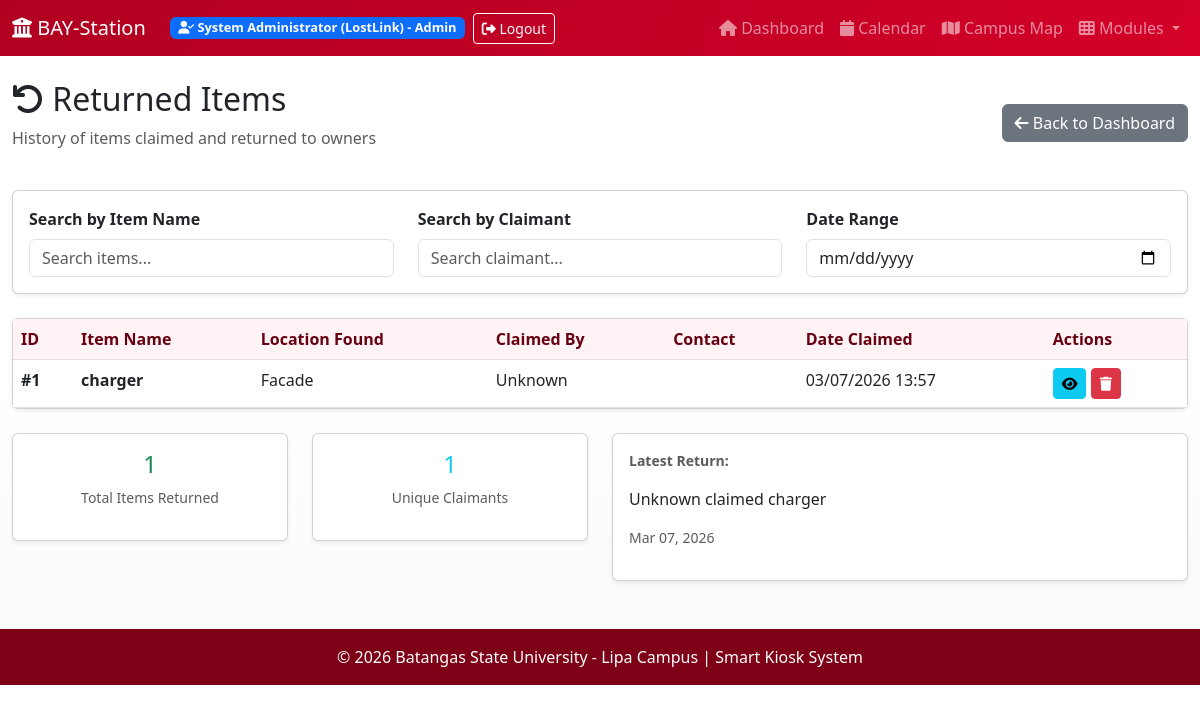
/lostlink/admin/returns (signed in), run on the app's committed database.
### blueprints/lostlink_bp.py (models this page shows)
class Return(db.Model):
    __bind_key__ = 'lostlink'
    __tablename__ = 'returns'
    id = db.Column(db.Integer, primary_key=True)
    item_id = db.Column(db.Integer, db.ForeignKey('reports.id', ondelete='CASCADE'), nullable=False)
    item_name = db.Column(db.String(255), nullable=False)
    place_found = db.Column(db.String(255), nullable=False)
    photo = db.Column(db.String(255), nullable=False)
    description = db.Column(db.String(255), nullable=False)
    claimed_by = db.Column(db.String(255), nullable=False)
    email = db.Column(db.String(255), nullable=False)
    contact = db.Column(db.String(50), nullable=False)
    timestamp_claimed = db.Column(db.DateTime, default=datetime.now)

### blueprints/lostlink_bp.py (the view)
@lostlink_bp.route('/admin/returns')
def admin_returns():
    if 'lostlink_admin_id' not in session:
        flash('Please login first', 'danger')
        return redirect(url_for('lostlink.admin_login'))
    returns = db.session.query(Return).order_by(Return.timestamp_claimed.desc()).all()
    return render_template('lostlink/admin_returns.html', returns=returns, admin_name=session.get('lostlink_admin_name'), title='Returned Items')

### app.py (called while the page is built, shortened)
@app.context_processor
def inject_user_status():
    user_status = {
        'is_logged_in': False,
        'user_name': None,
        'user_module': None,
        'is_admin': False,
        'is_guest': True
    }
    if 'lostlink_admin_id' in session:
        user_status['is_logged_in'] = True
        user_status['is_guest'] = False
        user_status['user_name'] = session.get('lostlink_admin_name', 'Admin')
        user_status['user_module'] = 'LostLink'
        user_status['is_admin'] = True
        return {'user_status': user_status}

### blueprints/lostlink_bp.py (called while the page is built)
def render_template(template_name, **context):
    try:
        return flask_render_template(template_name, **context)
    except TemplateNotFound:
        fallback_context = {'title': context.get('title', 'LostLink Module')}
        return flask_render_template('module_lostlink.html', **fallback_context)

### templates/lostlink/admin_returns.html (shortened to what this page needs)
{% extends "base.html" %}
{% block content %}
<div class="container-fluid mt-4">
    <div class="row mb-4">
        <div class="col-12 d-flex justify-content-between align-items-center">
            <div>
                <h2><i class="fas fa-undo"></i> Returned Items</h2>
                <p class="text-muted">History of items claimed and returned to owners</p>
            </div>
            <a href="/lostlink/admin/dashboard" class="btn btn-secondary">
                <i class="fas fa-arrow-left"></i> Back to Dashboard
            </a>
        </div>
    </div>
    <div class="card mb-4 shadow-sm">
        <div class="card-body">
            <div class="row">
                <div class="col-md-4">
                    <label class="form-label"><strong>Search by Item Name</strong></label>
                    <input type="text" id="searchInput" class="form-control" placeholder="Search items...">
                </div>
                <div class="col-md-4">
                    <label class="form-label"><strong>Search by Claimant</strong></label>
                    <input type="text" id="filterClaimant" class="form-control" placeholder="Search claimant...">
                </div>
                <div class="col-md-4">
                    <label class="form-label"><strong>Date Range</strong></label>
                    <input type="date" id="filterDate" class="form-control">
                </div>
            </div>
        </div>
    </div>
    <div class="card shadow-sm">
        {% if returns %}
        <div class="table-responsive">
            <table class="table table-hover mb-0" id="returnsTable">
                <thead class="table-light">
                    <tr>
                        <th>ID</th>
                        <th>Item Name</th>
                        <th>Location Found</th>
                        <th>Claimed By</th>
                        <th>Contact</th>
                        <th>Date Claimed</th>
                        <th>Actions</th>
                    </tr>
                </thead>
                <tbody>
                    {% for returned in returns %}
                    <tr class="return-row"
                        data-item="{{ returned.item_name.lower() }}"
                        data-claimant="{{ returned.claimed_by.lower() }}"
                        data-date="{{ returned.timestamp_claimed.strftime('%Y-%m-%d') }}">
                        <td><strong>#{{ returned.id }}</strong></td>
                        <td>
                            <strong class="item-name">{{ returned.item_name }}</strong>
                        </td>
                        <td>{{ returned.place_found }}</td>
                        <td>{{ returned.claimed_by }}</td>
                        <td>
                        </td>
                        <td>{{ returned.timestamp_claimed.strftime('%m/%d/%Y %H:%M') }}</td>
                        <td>
                            <button class="btn btn-sm btn-info" data-bs-toggle="modal" data-bs-target="#returnModal{{ returned.id }}">
                                <i class="fas fa-eye"></i>
                            </button>
                            <form method="POST" action="/lostlink/admin/return/{{ returned.id }}/delete" style="display:inline;">
                                <button type="submit" class="btn btn-sm btn-danger" onclick="return confirm('Delete this return record?');">
                                    <i class="fas fa-trash"></i>
                                </button>
                            </form>
                        </td>
                    </tr>
                    {% endfor %}
                </tbody>
            </table>
        </div>
        {% else %}
        <div class="card-body text-center py-5">
            <i class="fas fa-check-circle fa-3x text-muted mb-3"></i>
            <p class="text-muted">No returned items yet. Items will appear here when owners claim their lost items.</p>
        </div>
        {% endif %}
    </div>
    {% if returns %}
    <div class="row mt-4">
        <div class="col-md-3">
            <div class="card text-center shadow-sm">
                <div class="card-body">
                    <h4 class="text-success">{{ returns|length }}</h4>
                    <p class="text-muted small">Total Items Returned</p>
                </div>
            </div>
        </div>
        <div class="col-md-3">
            <div class="card text-center shadow-sm">
                <div class="card-body">
                    <h4 class="text-info">{{ returns|unique(attribute='claimed_by')|list|length }}</h4>
                    <p class="text-muted small">Unique Claimants</p>
                </div>
            </div>
        </div>
        <div class="col-md-6">
            <div class="card shadow-sm">
                <div class="card-body">
                    <p class="text-muted small"><strong>Latest Return:</strong></p>
                    <p>{{ (returns|sort(attribute='timestamp_claimed', reverse=True)|first).claimed_by }} claimed {{ (returns|sort(attribute='timestamp_claimed', reverse=True)|first).item_name }}</p>
                    <p class="text-muted small">{{ (returns|sort(attribute='timestamp_claimed', reverse=True)|first).timestamp_claimed.strftime('%b %d, %Y') }}</p>
                </div>
            </div>
        </div>
    </div>
    {% endif %}
</div>
{% endblock %}

### static/css/style.css (style rules this page uses)
:root { --kiosk-red: #b00020; --kiosk-red-dark: #7d0016; --kiosk-red-soft: #f8d7dd; --kiosk-white: #ffffff; --kiosk-gray: #f6f6f7; }
body { background: linear-gradient(180deg, #fff 0%, #fff 55%, #f9f9fb 100%); color: #1f1f21; }
.card { border-radius: 0.9rem; }
.table thead th { background-color: #fff3f5; color: #670010; }
.text-danger, .text-info, .text-success, .text-warning, .bg-info, .bg-success, .bg-warning, .bg-danger { color: var(--kiosk-red) !important; }

### templates/lostlink/admin_returns.html (style rules this page uses)
.return-row { transition: background-color 0.3s ease; }

### data on the page
Return: id "1", item_name "charger", place_found "Facade", claimed_by "Unknown", timestamp_claimed "03/07/2026 13:57"

### other printed values
{{ user_status.user_name }} "System Administrator"
{{ user_status.user_module }} "LostLink"
{{ returns|length }} "1"
{{ returns|unique(attribute='claimed_by')|list|length }} "1"
